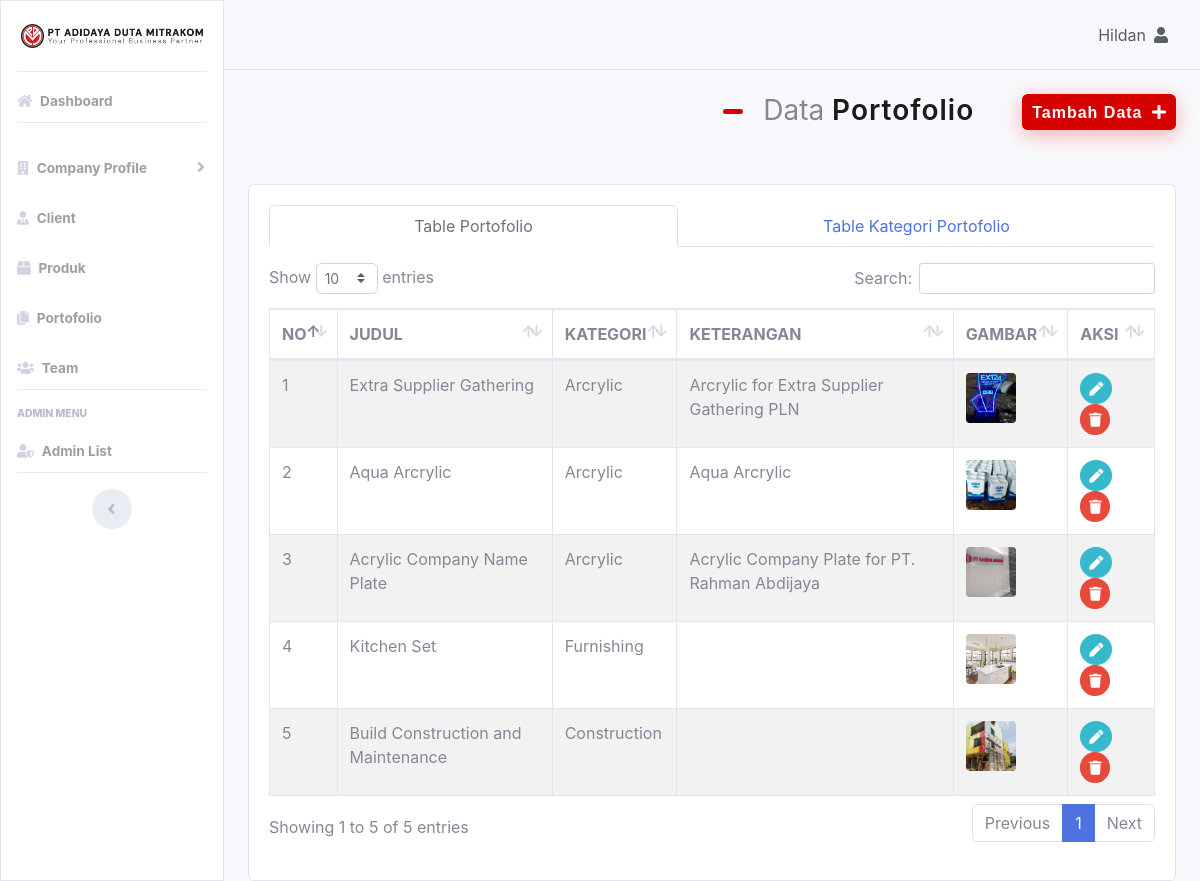
The app's page /cms/index.php?portofolio=read (signed in) with its own data.
### tables this page shows
CREATE TABLE `company` (
  `comp_id` int(10) NOT NULL,
  `comp_name` varchar(100) NOT NULL,
  `comp_address` text NOT NULL,
  `comp_email` varchar(50) NOT NULL,
  `comp_phone` varchar(20) NOT NULL,
  `comp_phone2` varchar(20) NOT NULL,
  `comp_logo` text NOT NULL,
  `comp_logo2` text NOT NULL
);

CREATE TABLE `portofolio` (
  `id` int(11) NOT NULL,
  `nama_port_cat` text NOT NULL,
  `judul` varchar(100) NOT NULL,
  `keterangan` varchar(100) NOT NULL,
  `gambar` varchar(100) NOT NULL
);

### global_functions.php (called while the page is built, shortened)
<?php
function getQueryCompany()
{
	global $conn;
	$result = mysqli_query($conn,"SELECT * FROM `company`");
    $row = mysqli_fetch_array($result);
    return $row;
}
$getRowQueryCompany = getQueryCompany();
?>

### cms/portofolio/functions.php (called while the page is built, shortened)
<?php
function query($query)
{
	global $conn;
	$result = mysqli_query($conn, $query);
	$rows = [];
	while ($row = mysqli_fetch_assoc($result)) {
		$rows[] = $row;
	}
	return $rows;
}
function countPortofolioCategory()
{
	global $conn;
	$result = mysqli_query($conn, "SELECT * FROM `portofolio_category`");
	$countsteam = mysqli_num_rows($result);
	return $countsteam;
}

### cms/portofolio/read.php (the view, shortened to what this page needs)
<?php
$portofolio = query("SELECT * FROM portofolio");
?>
<div class="mb-3">
	<div class="d-flex flex-column flex-lg-row flex-md-col justify-content-sm-end align-items-start">
		<div class="page-title mx-5">
			<h3> Data <span> Portofolio </span> </h3>
		</div>
		<div class="">
			<div class="dropdown">
				<button class="btn btn-danger btn-special" type="button" id="dropdownMenu2" data-toggle="dropdown" aria-haspopup="true" aria-expanded="false">
					<span>Tambah Data</span>
					<i class="fa fa-plus"></i>
				</button>
			</div>
		</div>
	</div>
</div>
<div class="card mt-5">
	<div class="card-body">
		<nav>
			<div class="nav nav-tabs nav-fill" id="nav-tab" role="tablist">
				<a class="nav-item nav-link active" id="nav-portofolio" data-toggle="tab" href="#nav-home" role="tab" aria-controls="nav-home" aria-selected="true">Table Portofolio</a>
				<a class="nav-item nav-link" id="nav-portofolio-category" data-toggle="tab" href="#nav-profile" role="tab" aria-controls="nav-profile" aria-selected="false">Table Kategori Portofolio</a>
			</div>
		</nav>
		<div class="tab-content py-3 px-3 px-sm-0" id="nav-tabContent">
			<div class="tab-pane fade show active" id="nav-home" role="tabpanel" aria-labelledby="nav-portofolio">
				<?php if (countPortofolioCategory() == 0) : ?>
					<h4 class="my-5 text-center">Kategori Portofolio Kosong , Isi terlebih dahulu</h4>
				<?php else : ?>
					<div class="table-responsive">
						<table class="table table-bordered table-striped" id="dataTable" width="100%" cellspacing="0">
							<thead>
								<tr>
									<th>NO</th>
									<th>JUDUL</th>
									<th>KATEGORI</th>
									<th>KETERANGAN</th>
									<th>GAMBAR</th>
									<th>AKSI</th>
								</tr>
							</thead>
							<tbody>
								<?php $i = 1; ?>
								<?php foreach ($portofolio as $row) : ?>
									<tr>
										<td><?= $i; ?></td>
										<td><?php echo $row['judul']; ?></td>
										<td><?php echo $row['nama_port_cat']; ?></td>
										<td><?php echo $row['keterangan']; ?></td>
										<td>
											<a href="portofolio/img/<?= $row["gambar"]; ?>" target="_blank">
												<div class="img-port">
													<img src="portofolio/img/<?= $row["gambar"]; ?>">
												</div>
											</a>
										</td>
										<td>
											<a href="index.php?portofolio=update&id=<?= $row["id"]; ?>" class="btn btn-sm btn-info rounded-circle">
												<i class="fa fa-pen"></i>
											</a>
											<a href="index.php?portofolio=delete&id=<?= $row["id"]; ?>" onclick="return confirm('yakin?');" class="btn btn-sm btn-danger rounded-circle">
												<i class="fa fa-trash"></i>
											</a>
										</td>
									</tr>
									<?php $i++; ?>
								<?php endforeach; ?>
							</tbody>
						</table>
					</div>
				<?php endif; ?>
			</div>
		</div>
	</div>
</div>

### cms/templates/sidenav.php (shortened to what this page needs)
<ul class="navbar-nav sidebar sidebar-light accordion border" id="accordionSidebar">
    <a class="sidebar-brand d-flex align-items-center justify-content-center" href="index.php">
        <div class="sidebar-brand-text mx-1">
            <img class="d-flex mx-lg-auto img-fluid" src="company/img/<?= $getRowQueryCompany['comp_logo2']; ?>">
        </div>
    </a>
    <hr class="sidebar-divider my-0">
    <li class="nav-item">
        <a class="nav-link" href="index.php" data-toggle="tooltip" data-placement="right" title="Dashboard">
            <i class="fa fa-home"></i>
            <span class="side-text">Dashboard</span></a>
    </li>
    <hr class="sidebar-divider">
    <li class="nav-item">
        <a class="nav-link collapsed" href="#" data-toggle="collapse" data-target="#sidebarCollapse" aria-expanded="true" aria-controls="collapseTwo">
            <i class="fa fa-building"></i>
            <span class="side-text">Company Profile</span>
        </a>
    </li>
    <li class="nav-item">
        <a class="nav-link" href="index.php?client=read" data-toggle="tooltip" data-placement="right" title="Client">
            <i class="fa fa-user-tie"></i>
            <span class="side-text">Client</span>
        </a>
    </li>
    <li class="nav-item">
        <a class="nav-link" href="index.php?produk=read" data-toggle="tooltip" data-placement="right" title="Produk">
            <i class="fa fa-box"></i>
            <span class="side-text">Produk</span>
        </a>
    </li>
    <li class="nav-item">
        <a class="nav-link" href="index.php?portofolio=read" data-toggle="tooltip" data-placement="right" title="Portfolio">
            <i class="fa fa-copy"></i>
            <span class="side-text">Portofolio</span>
        </a>
    </li>
    <li class="nav-item">
        <a class="nav-link" href="index.php?team=read" data-toggle="tooltip" data-placement="right" title="Team">
            <i class="fa fa-users"></i>
            <span class="side-text">Team</span>
        </a>
    </li>
    <hr class="sidebar-divider">
    <div class="sidebar-heading">
        Admin Menu
    </div>
    <li class="nav-item">
        <a class="nav-link" href="index.php?admin=read" data-toggle="tooltip" data-placement="right" title="Admin">
            <i class="fa fa-user-shield"></i>
            <span class="side-text">Admin List</span>
        </a>
    </li>
    <hr class="sidebar-divider d-none d-md-block">
    <div class="text-center d-none d-md-inline">
        <button class="rounded-circle border-0" id="sidebarToggle"></button>
    </div>
</ul>

### assets/css/cms/custom.css (style rules this page uses)
.btn-special { line-height: 0; padding: 10px; transition: 0.5s; border: none; color: #fff; background: #d50000; box-shadow: 0px 5px 20px rgba(241, 65, 65, 0.4); }
.btn-special span { font-family: "Nunito", sans-serif; font-weight: 600; letter-spacing: 1px; }
.btn-special i { margin-left: 5px; transition: 0.3s; }
.sidebar li { height: 50px; padding: 0px !important; margin: 0 !important; }
.sidebar li a { font-weight: bold; color:#9e9e9e !important; }
.page-title { width: auto; display: flex; }
.page-title span { color: #1b1b1b; font-weight: 600; letter-spacing: 1px; }
.page-title::before { width: 20px; height: 5px; background-color: #d50000; display: flex; margin-top: 15px; margin-right: 20px; content: ""; border-radius: 50px; }
.img-port { width:50px; height:50px; position: relative; border-radius: 4px; }
.img-port img { object-fit: cover; width: 100%; height: 100%; border-radius: 4px; }

### records on screen
company: comp_logo2 (picture)
portofolio: judul "Extra Supplier Gathering", nama_port_cat "Arcrylic", keterangan "Arcrylic for Extra Supplier Gathering PLN", gambar (picture)
portofolio: judul "Aqua Arcrylic", nama_port_cat "Arcrylic", keterangan "Aqua Arcrylic", gambar (picture)
portofolio: judul "Acrylic Company Name Plate", nama_port_cat "Arcrylic", keterangan "Acrylic Company Plate for PT. Rahman Abdijaya", gambar (picture)
portofolio: judul "Kitchen Set", nama_port_cat "Furnishing", gambar (picture)
portofolio: judul "Build Construction and Maintenance", nama_port_cat "Construction", gambar (picture)

### other values on screen
$_SESSION['username'] "Hildan"
